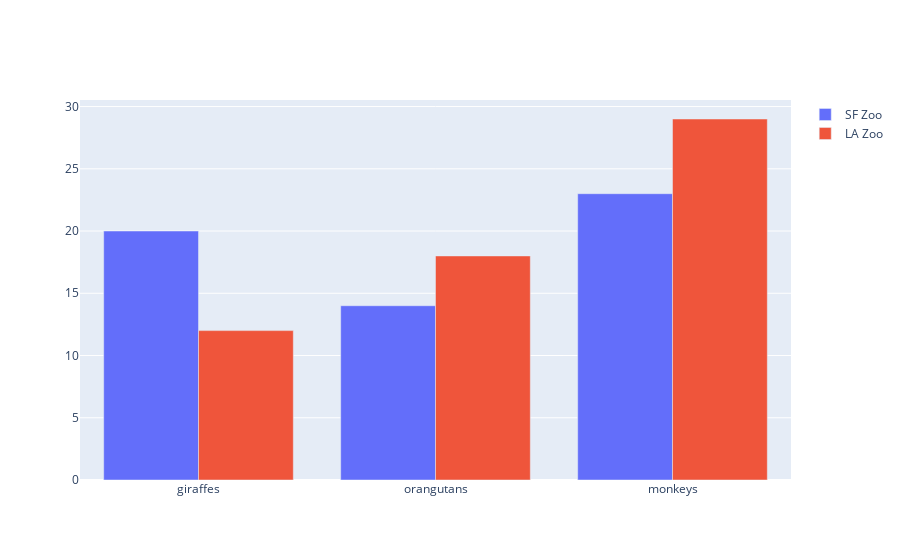

Notebook source saved alongside this figure:
### Code cell
fig = go.Figure(data=[
    go.Bar(name='SF Zoo', x=animals, y=[20, 14, 23]),
    go.Bar(name='LA Zoo', x=animals, y=[12, 18, 29])
])
# Change the bar mode
fig.update_layout(barmode='group')
fig.show()

### Figure 1 — Plotly figure (JSON) as saved in the notebook; plotly's stock layout.template omitted (floating-point values rounded to 4 significant figures)
{"data": [{"name": "SF Zoo", "type": "bar", "x": ["giraffes", "orangutans", "monkeys"], "y": [20, 14, 23]}, {"name": "LA Zoo", "type": "bar", "x": ["giraffes", "orangutans", "monkeys"], "y": [12, 18, 29]}], "layout": {"barmode": "group"}}
